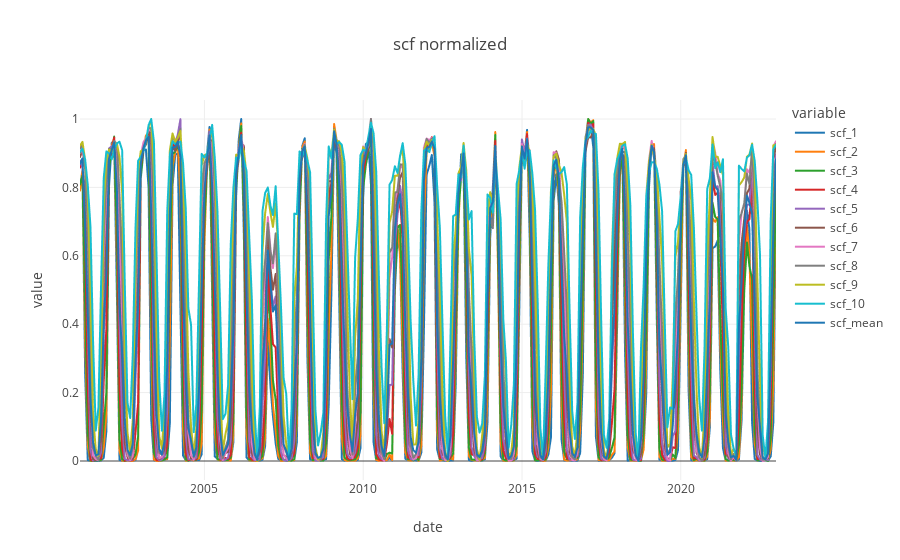

Write notebook code for a chart like this one.
### Code cell
# plot all columns of scf_eb using plotly
px.line(scf_eb_zs, x='date', y=scf_eb_zs.columns, title='scf normalized', template='none')

### Figure 1 — Plotly figure (JSON) as saved in the notebook; plotly's stock layout.template omitted (floating-point values rounded to 4 significant figures; data arrays with more than 128 entries replaced by an {"elided": "..."} marker saying what was removed)
{"data": [{"hovertemplate": "variable=scf_1<br>date=%{x}<br>value=%{y}<extra></extra>", "legendgroup": "scf_1", "line": {"color": "#1F77B4", "dash": "solid"}, "marker": {"symbol": "circle"}, "mode": "lines", "name": "scf_1", "showlegend": true, "type": "scattergl", "x": {"elided": "264 str values"}, "xaxis": "x", "y": {"elided": "264 float values"}, "yaxis": "y"}, {"hovertemplate": "variable=scf_2<br>date=%{x}<br>value=%{y}<extra></extra>", "legendgroup": "scf_2", "line": {"color": "#FF7F0E", "dash": "solid"}, "marker": {"symbol": "circle"}, "mode": "lines", "name": "scf_2", "showlegend": true, "type": "scattergl", "x": {"elided": "264 str values"}, "xaxis": "x", "y": {"elided": "264 float values"}, "yaxis": "y"}, {"hovertemplate": "variable=scf_3<br>date=%{x}<br>value=%{y}<extra></extra>", "legendgroup": "scf_3", "line": {"color": "#2CA02C", "dash": "solid"}, "marker": {"symbol": "circle"}, "mode": "lines", "name": "scf_3", "showlegend": true, "type": "scattergl", "x": {"elided": "264 str values"}, "xaxis": "x", "y": {"elided": "264 float values"}, "yaxis": "y"}, {"hovertemplate": "variable=scf_4<br>date=%{x}<br>value=%{y}<extra></extra>", "legendgroup": "scf_4", "line": {"color": "#D62728", "dash": "solid"}, "marker": {"symbol": "circle"}, "mode": "lines", "name": "scf_4", "showlegend": true, "type": "scattergl", "x": {"elided": "264 str values"}, "xaxis": "x", "y": {"elided": "264 float values"}, "yaxis": "y"}, {"hovertemplate": "variable=scf_5<br>date=%{x}<br>value=%{y}<extra></extra>", "legendgroup": "scf_5", "line": {"color": "#9467BD", "dash": "solid"}, "marker": {"symbol": "circle"}, "mode": "lines", "name": "scf_5", "showlegend": true, "type": "scattergl", "x": {"elided": "264 str values"}, "xaxis": "x", "y": {"elided": "264 float values"}, "yaxis": "y"}, {"hovertemplate": "variable=scf_6<br>date=%{x}<br>value=%{y}<extra></extra>", "legendgroup": "scf_6", "line": {"color": "#8C564B", "dash": "solid"}, "marker": {"symbol": "circle"}, "mode": "lines", "name": "scf_6", "showlegend": true, "type": "scattergl", "x": {"elided": "264 str values"}, "xaxis": "x", "y": {"elided": "264 float values"}, "yaxis": "y"}, {"hovertemplate": "variable=scf_7<br>date=%{x}<br>value=%{y}<extra></extra>", "legendgroup": "scf_7", "line": {"color": "#E377C2", "dash": "solid"}, "marker": {"symbol": "circle"}, "mode": "lines", "name": "scf_7", "showlegend": true, "type": "scattergl", "x": {"elided": "264 str values"}, "xaxis": "x", "y": {"elided": "264 float values"}, "yaxis": "y"}, {"hovertemplate": "variable=scf_8<br>date=%{x}<br>value=%{y}<extra></extra>", "legendgroup": "scf_8", "line": {"color": "#7F7F7F", "dash": "solid"}, "marker": {"symbol": "circle"}, "mode": "lines", "name": "scf_8", "showlegend": true, "type": "scattergl", "x": {"elided": "264 str values"}, "xaxis": "x", "y": {"elided": "264 float values"}, "yaxis": "y"}, {"hovertemplate": "variable=scf_9<br>date=%{x}<br>value=%{y}<extra></extra>", "legendgroup": "scf_9", "line": {"color": "#BCBD22", "dash": "solid"}, "marker": {"symbol": "circle"}, "mode": "lines", "name": "scf_9", "showlegend": true, "type": "scattergl", "x": {"elided": "264 str values"}, "xaxis": "x", "y": {"elided": "264 float values"}, "yaxis": "y"}, {"hovertemplate": "variable=scf_10<br>date=%{x}<br>value=%{y}<extra></extra>", "legendgroup": "scf_10", "line": {"color": "#17BECF", "dash": "solid"}, "marker": {"symbol": "circle"}, "mode": "lines", "name": "scf_10", "showlegend": true, "type": "scattergl", "x": {"elided": "264 str values"}, "xaxis": "x", "y": {"elided": "264 float values"}, "yaxis": "y"}, {"hovertemplate": "variable=scf_mean<br>date=%{x}<br>value=%{y}<extra></extra>", "legendgroup": "scf_mean", "line": {"color": "#1F77B4", "dash": "solid"}, "marker": {"symbol": "circle"}, "mode": "lines", "name": "scf_mean", "showlegend": true, "type": "scattergl", "x": {"elided": "264 str values"}, "xaxis": "x", "y": {"elided": "264 float values"}, "yaxis": "y"}], "layout": {"legend": {"title": {"text": "variable"}, "tracegroupgap": 0}, "title": {"text": "scf normalized"}, "xaxis": {"anchor": "y", "domain": [0, 1], "title": {"text": "date"}}, "yaxis": {"anchor": "x", "domain": [0, 1], "title": {"text": "value"}}}}
